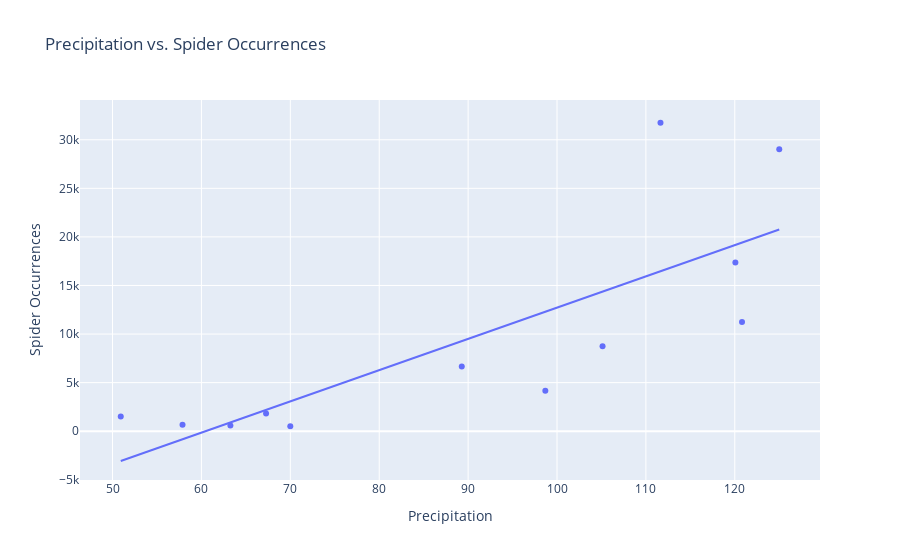

The notebook cell saved with this chart:
### Code cell
# Plotting precipitation and spider occurrences
fig = px.scatter(monthly_data, x='Precipitation', y='occurrenceStatus', trendline='ols', title='Precipitation vs. Spider Occurrences')
fig.update_layout(xaxis_title='Precipitation', yaxis_title='Spider Occurrences')
fig.show()

### Figure 1 — Plotly figure (JSON) as saved in the notebook; plotly's stock layout.template omitted (floating-point values rounded to 4 significant figures)
{"data": [{"hovertemplate": "Precipitation=%{x}<br>occurrenceStatus=%{y}<extra></extra>", "legendgroup": "", "marker": {"color": "#636efa", "symbol": "circle"}, "mode": "markers", "name": "", "orientation": "v", "showlegend": false, "type": "scatter", "x": [70.0, 57.87, 50.92, 105.1, 125.0, 111.6, 120.1, 120.8, 89.29, 98.69, 67.27, 63.26], "xaxis": "x", "y": [512, 666, 1505, 8738, 29021, 31750, 17360, 11240, 6658, 4166, 1834, 586], "yaxis": "y"}, {"hovertemplate": "<b>OLS trendline</b><br>occurrenceStatus = 321.725 * Precipitation + -19450.8<br>R<sup>2</sup>=0.621702<br><br>Precipitation=%{x}<br>occurrenceStatus=%{y} <b>(trend)</b><extra></extra>", "legendgroup": "", "marker": {"color": "#636efa", "symbol": "circle"}, "mode": "lines", "name": "", "showlegend": false, "type": "scatter", "x": [50.92, 57.87, 63.26, 67.27, 70.0, 89.29, 98.69, 105.1, 111.6, 120.1, 120.8, 125.0], "xaxis": "x", "y": [-3067.0, -831.9, 901.0, 2193.0, 3069.0, 9275.0, 12300.0, 14370.0, 16470.0, 19180.0, 19420.0, 20770.0], "yaxis": "y"}], "layout": {"legend": {"tracegroupgap": 0}, "title": {"text": "Precipitation vs. Spider Occurrences"}, "xaxis": {"anchor": "y", "domain": [0, 1], "title": {"text": "Precipitation"}}, "yaxis": {"anchor": "x", "domain": [0, 1], "title": {"text": "Spider Occurrences"}}}}
